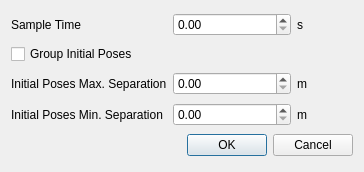
<?xml version="1.0" encoding="UTF-8"?>
<ui version="4.0">
 <class>AppConfigDialog</class>
 <widget class="QDialog" name="AppConfigDialog">
  <property name="geometry">
   <rect>
    <x>0</x>
    <y>0</y>
    <width>364</width>
    <height>172</height>
   </rect>
  </property>
  <property name="windowTitle">
   <string>Application configuration</string>
  </property>
  <layout class="QGridLayout" name="gridLayout">
   <item row="0" column="0">
    <widget class="QLabel" name="label">
     <property name="text">
      <string>Sample Time</string>
     </property>
    </widget>
   </item>
   <item row="0" column="1" colspan="2">
    <widget class="QDoubleSpinBox" name="sampleTimeSpinBox"/>
   </item>
   <item row="0" column="3">
    <widget class="QLabel" name="label_2">
     <property name="text">
      <string>s</string>
     </property>
    </widget>
   </item>
   <item row="2" column="0">
    <widget class="QLabel" name="label_3">
     <property name="text">
      <string>Initial Poses Max. Separation</string>
     </property>
    </widget>
   </item>
   <item row="2" column="1" colspan="2">
    <widget class="QDoubleSpinBox" name="maxIniPoseDistSpinBox">
     <property name="singleStep">
      <double>0.100000000000000</double>
     </property>
    </widget>
   </item>
   <item row="2" column="3">
    <widget class="QLabel" name="label_5">
     <property name="text">
      <string>m</string>
     </property>
    </widget>
   </item>
   <item row="5" column="0" colspan="4">
    <widget class="QDialogButtonBox" name="buttonBox">
     <property name="orientation">
      <enum>Qt::Horizontal</enum>
     </property>
     <property name="standardButtons">
      <set>QDialogButtonBox::Cancel|QDialogButtonBox::Ok</set>
     </property>
    </widget>
   </item>
   <item row="3" column="3">
    <widget class="QLabel" name="label_6">
     <property name="text">
      <string>m</string>
     </property>
    </widget>
   </item>
   <item row="3" column="1" colspan="2">
    <widget class="QDoubleSpinBox" name="minIniPoseDistSpinBox">
     <property name="singleStep">
      <double>0.050000000000000</double>
     </property>
    </widget>
   </item>
   <item row="3" column="0">
    <widget class="QLabel" name="label_4">
     <property name="text">
      <string>Initial Poses Min. Separation</string>
     </property>
    </widget>
   </item>
   <item row="1" column="0" colspan="4">
    <widget class="QCheckBox" name="groupPosesCheckBox">
     <property name="text">
      <string>Group Initial Poses</string>
     </property>
    </widget>
   </item>
  </layout>
 </widget>
 <resources/>
 <connections>
  <connection>
   <sender>buttonBox</sender>
   <signal>accepted()</signal>
   <receiver>AppConfigDialog</receiver>
   <slot>accept()</slot>
   <hints>
    <hint type="sourcelabel">
     <x>248</x>
     <y>254</y>
    </hint>
    <hint type="destinationlabel">
     <x>157</x>
     <y>274</y>
    </hint>
   </hints>
  </connection>
  <connection>
   <sender>buttonBox</sender>
   <signal>rejected()</signal>
   <receiver>AppConfigDialog</receiver>
   <slot>reject()</slot>
   <hints>
    <hint type="sourcelabel">
     <x>316</x>
     <y>260</y>
    </hint>
    <hint type="destinationlabel">
     <x>286</x>
     <y>274</y>
    </hint>
   </hints>
  </connection>
  <connection>
   <sender>groupPosesCheckBox</sender>
   <signal>clicked(bool)</signal>
   <receiver>maxIniPoseDistSpinBox</receiver>
   <slot>setEnabled(bool)</slot>
   <hints>
    <hint type="sourcelabel">
     <x>181</x>
     <y>52</y>
    </hint>
    <hint type="destinationlabel">
     <x>253</x>
     <y>83</y>
    </hint>
   </hints>
  </connection>
 </connections>
</ui>
